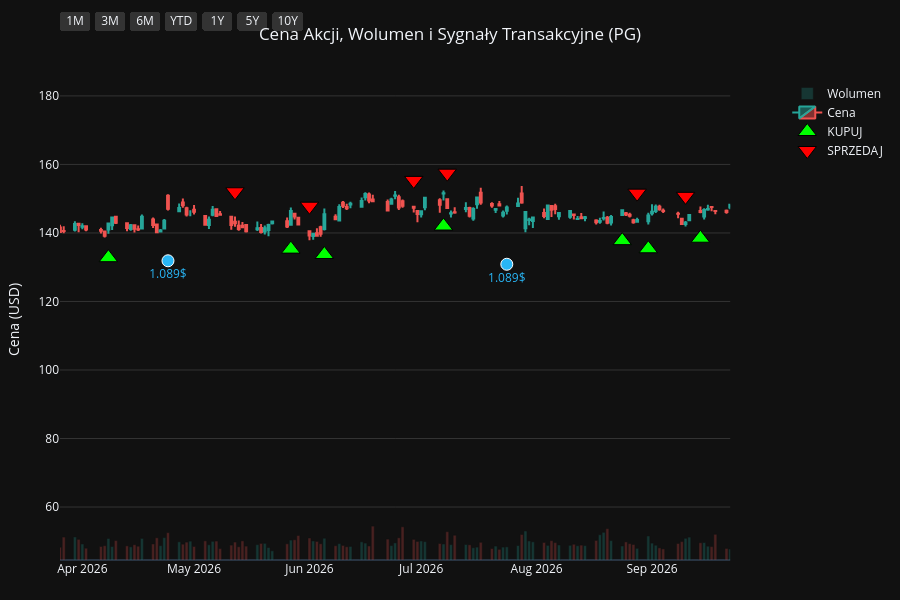
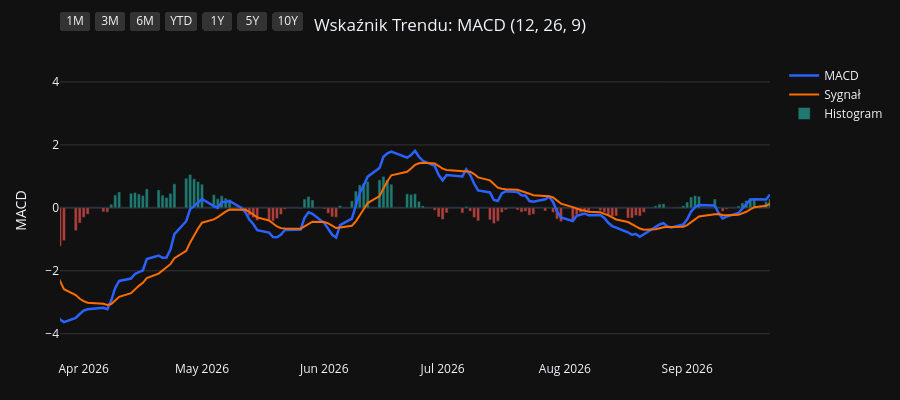
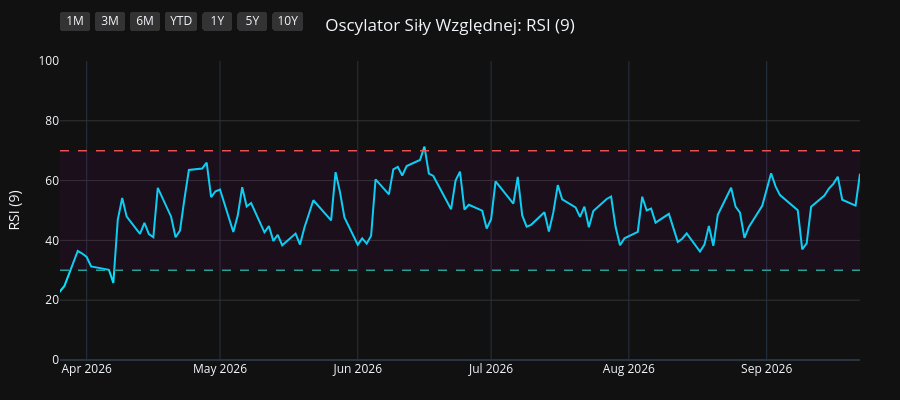
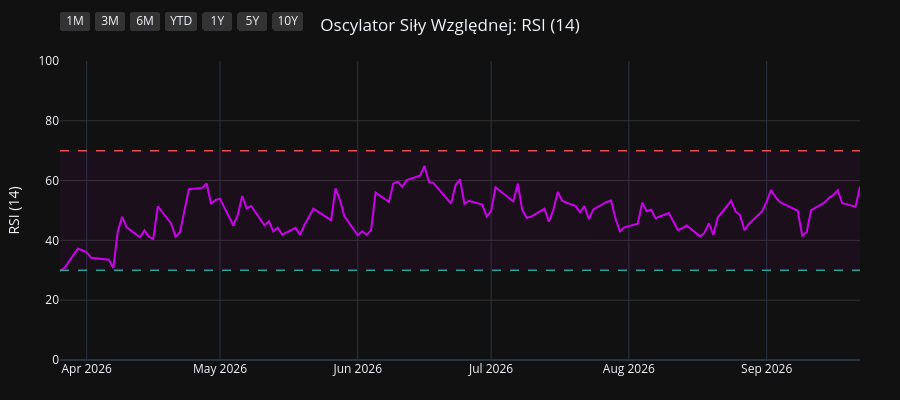

Notebook cell for these charts, in order:
### Code cell
import os
import yfinance as yf
import pandas as pd
import pandas_ta as ta
import plotly.graph_objects as go
from plotly.subplots import make_subplots

# 1. Pobranie i przygotowanie danych
symbol = os.environ.get("STOCK_TICKER", "").strip().upper()
if not symbol:
    raise RuntimeError("Set STOCK_TICKER before running price_extractor.ipynb")
df = yf.Ticker(symbol).history(period="10y")
df.index = df.index.tz_localize(None)

# Wskaźniki i sygnały
df.ta.macd(fast=12, slow=26, signal=9, append=True)
df.ta.rsi(length=9, append=True)
df.ta.rsi(length=14, append=True)
df.ta.rsi(length=21, append=True)
df.dropna(inplace=True)

macd = df['MACD_12_26_9']
signal = df['MACDs_12_26_9']
wczorajszy_macd = macd.shift(1)
wczorajszy_signal = signal.shift(1)

df['Decyzja'] = 'BRAK'
df.loc[(macd > signal) & (wczorajszy_macd <= wczorajszy_signal), 'Decyzja'] = 'KUPUJ'
df.loc[(macd < signal) & (wczorajszy_macd >= wczorajszy_signal), 'Decyzja'] = 'SPRZEDAJ'

df_kupuj = df[df['Decyzja'] == 'KUPUJ']
df_sprzedaj = df[df['Decyzja'] == 'SPRZEDAJ']
df_dywidendy = df[df['Dividends'] > 0]
df_splity = df[df['Stock Splits'] > 0]

# Wspólna konfiguracja osi X
konfiguracja_osi_x = dict(
    type="date",
    showspikes=True, spikemode="across", spikesnap="cursor", spikedash="dot", spikecolor="#ffffff", spikethickness=1, hoverformat="%Y-%m-%d",
    rangeselector=dict(
        buttons=list([
            dict(count=1, label="1M", step="month", stepmode="backward"),
            dict(count=3, label="3M", step="month", stepmode="backward"),
            dict(count=6, label="6M", step="month", stepmode="backward"),
            dict(count=1, label="YTD", step="year", stepmode="todate"),
            dict(count=1, label="1Y", step="year", stepmode="backward"),
            dict(count=5, label="5Y", step="year", stepmode="backward"),
            dict(step="all", label="10Y")
        ]),
        bgcolor="#333333", activecolor="#2962ff", x=0, y=1.1
    )
)

# ==========================================
# WYKRES 1: CENA + WOLUMEN + SYGNAŁY
# ==========================================
fig1 = make_subplots(specs=[[{"secondary_y": True}]])

kolory_wolumenu = ['#26a69a' if row['Close'] >= row['Open'] else '#ef5350' for index, row in df.iterrows()]
fig1.add_trace(go.Bar(x=df.index, y=df['Volume'], marker_color=kolory_wolumenu, opacity=0.25, name='Wolumen'), secondary_y=True)
fig1.add_trace(go.Candlestick(x=df.index, open=df['Open'], high=df['High'], low=df['Low'], close=df['Close'], name='Cena', increasing_line_color='#26a69a', decreasing_line_color='#ef5350'), secondary_y=False)
fig1.add_trace(go.Scatter(x=df_kupuj.index, y=df_kupuj['Low'] * 0.95, customdata=df_kupuj[['Low', 'High']], mode='markers', marker=dict(symbol='triangle-up', size=16, color='#00ff00', line=dict(width=1, color='black')), name='KUPUJ', hovertemplate='KUPUJ<br>Najniższa: %{customdata[0]:.2f}<br>Najwyższa: %{customdata[1]:.2f}<extra></extra>'), secondary_y=False)
fig1.add_trace(go.Scatter(x=df_sprzedaj.index, y=df_sprzedaj['High'] * 1.05, customdata=df_sprzedaj[['Low', 'High']], mode='markers', marker=dict(symbol='triangle-down', size=16, color='#ff0000', line=dict(width=1, color='black')), name='SPRZEDAJ', hovertemplate='SPRZEDAJ<br>Najniższa: %{customdata[0]:.2f}<br>Najwyższa: %{customdata[1]:.2f}<extra></extra>'), secondary_y=False)

if not df_dywidendy.empty:
    fig1.add_trace(go.Scatter(x=df_dywidendy.index, y=df_dywidendy['Low'] * 0.90, mode='markers+text', marker=dict(symbol='circle', size=12, color='#29b6f6', line=dict(width=1, color='white')), text=df_dywidendy['Dividends'].apply(lambda x: f"{x}$"), textposition="bottom center", name='Dywidenda', showlegend=False, hovertemplate='Dywidenda: %{text}<extra></extra>', textfont=dict(color="#29b6f6")), secondary_y=False)
if not df_splity.empty:
                    fig1.add_trace(go.Scatter(x=df_splity.index, y=df_splity['High'], mode='markers+text', marker=dict(symbol='star', size=16, color='#ffee58', line=dict(width=1, color='black')), text=df_splity['Stock Splits'].apply(lambda x: f"{x:g}:1" if x >= 1 else f"1:{1 / x:g}"), textposition="top center", name='Split', hovertemplate='%{text}<extra></extra>', textfont=dict(color="#ffee58")), secondary_y=False)

fig1.update_layout(title=dict(text=f"Cena Akcji, Wolumen i Sygnały Transakcyjne ({symbol})", x=0.5, xanchor='center'), dragmode='pan', xaxis_rangeslider_visible=False, template='plotly_dark', height=600, hovermode='x unified', margin=dict(l=60, r=40, t=60, b=40))
fig1.update_xaxes(**konfiguracja_osi_x)
fig1.update_xaxes(range=[df.index.max() - pd.Timedelta(days=180), df.index.max()])
fig1.update_yaxes(title_text="Cena (USD)", secondary_y=False, gridcolor='#333333')
fig1.update_yaxes(range=[0, df['Volume'].max() * 4], showgrid=False, showticklabels=False, secondary_y=True)
fig1.show(config={'scrollZoom': True})

# ==========================================
# WYKRES 2: WSKAŹNIK MACD
# ==========================================
fig2 = go.Figure()
fig2.add_trace(go.Scatter(x=df.index, y=df['MACD_12_26_9'], line=dict(color='#2962ff', width=2.5), name='MACD'))
fig2.add_trace(go.Scatter(x=df.index, y=df['MACDs_12_26_9'], line=dict(color='#ff6d00', width=2), name='Sygnał'))
kolory_macd = ['#26a69a' if val >= 0 else '#ef5350' for val in df['MACDh_12_26_9']]
fig2.add_trace(go.Bar(x=df.index, y=df['MACDh_12_26_9'], marker_color=kolory_macd, name='Histogram', opacity=0.7))
fig2.update_layout(title=dict(text="Wskaźnik Trendu: MACD (12, 26, 9)", x=0.5, xanchor='center'), dragmode='pan', xaxis_rangeslider_visible=False, template='plotly_dark', height=400, hovermode='x unified', margin=dict(l=60, r=40, t=60, b=40))
fig2.update_xaxes(**konfiguracja_osi_x)
fig2.update_xaxes(range=[df.index.max() - pd.Timedelta(days=180), df.index.max()])
fig2.update_yaxes(title_text="MACD", gridcolor='#333333')
fig2.show(config={'scrollZoom': True})

# ==========================================
# WYKRES 3: OSCYLATOR RSI (9)
# ==========================================
fig3 = go.Figure()
fig3.add_trace(go.Scatter(x=df.index, y=df['RSI_9'], line=dict(color='#00e5ff', width=2), name='RSI (9)'))
fig3.add_hline(y=70, line_dash="dash", line_color="#ef5350", line_width=1.5)
fig3.add_hline(y=30, line_dash="dash", line_color="#26a69a", line_width=1.5)
fig3.add_hrect(y0=30, y1=70, line_width=0, fillcolor="purple", opacity=0.1)
fig3.update_layout(title=dict(text="Oscylator Siły Względnej: RSI (9)", x=0.5, xanchor='center'), dragmode='pan', xaxis_rangeslider_visible=False, template='plotly_dark', height=400, hovermode='x unified', margin=dict(l=60, r=40, t=60, b=40))
fig3.update_xaxes(**konfiguracja_osi_x)
fig3.update_xaxes(range=[df.index.max() - pd.Timedelta(days=180), df.index.max()])
fig3.update_yaxes(title_text="RSI (9)", range=[0, 100], gridcolor='#333333')
fig3.show(config={'scrollZoom': True})

# ==========================================
# WYKRES 4: OSCYLATOR RSI (14)
# ==========================================
fig4 = go.Figure()
fig4.add_trace(go.Scatter(x=df.index, y=df['RSI_14'], line=dict(color='#d500f9', width=2), name='RSI (14)'))
fig4.add_hline(y=70, line_dash="dash", line_color="#ef5350", line_width=1.5)
fig4.add_hline(y=30, line_dash="dash", line_color="#26a69a", line_width=1.5)
fig4.add_hrect(y0=30, y1=70, line_width=0, fillcolor="purple", opacity=0.1)
fig4.update_layout(title=dict(text="Oscylator Siły Względnej: RSI (14)", x=0.5, xanchor='center'), dragmode='pan', xaxis_rangeslider_visible=False, template='plotly_dark', height=400, hovermode='x unified', margin=dict(l=60, r=40, t=60, b=40))
fig4.update_xaxes(**konfiguracja_osi_x)
fig4.update_xaxes(range=[df.index.max() - pd.Timedelta(days=180), df.index.max()])
fig4.update_yaxes(title_text="RSI (14)", range=[0, 100], gridcolor='#333333')
fig4.show(config={'scrollZoom': True})

# ==========================================
# WYKRES 5: OSCYLATOR RSI (21)
# ==========================================
fig5 = go.Figure()
fig5.add_trace(go.Scatter(x=df.index, y=df['RSI_21'], line=dict(color='#64dd17', width=2), name='RSI (21)'))
fig5.add_hline(y=70, line_dash="dash", line_color="#ef5350", line_width=1.5)
fig5.add_hline(y=30, line_dash="dash", line_color="#26a69a", line_width=1.5)
fig5.add_hrect(y0=30, y1=70, line_width=0, fillcolor="purple", opacity=0.1)
fig5.update_layout(title=dict(text="Oscylator Siły Względnej: RSI (21)", x=0.5, xanchor='center'), dragmode='pan', xaxis_rangeslider_visible=False, template='plotly_dark', height=400, hovermode='x unified', margin=dict(l=60, r=40, t=60, b=40))
fig5.update_xaxes(**konfiguracja_osi_x)
fig5.update_xaxes(range=[df.index.max() - pd.Timedelta(days=180), df.index.max()])
fig5.update_yaxes(title_text="RSI (21)", range=[0, 100], gridcolor='#333333')
fig5.show(config={'scrollZoom': True})

### Figure 1 — Plotly figure (JSON) as saved in the notebook; plotly's stock layout.template omitted (floating-point values rounded to 4 significant figures; data arrays with more than 128 entries replaced by an {"elided": "..."} marker saying what was removed)
{"data": [{"marker": {"color": {"elided": "2479 str values"}}, "name": "Wolumen", "opacity": 0.25, "type": "bar", "x": {"elided": "2479 str values"}, "xaxis": "x", "y": {"elided": "2479 int values"}, "yaxis": "y2"}, {"close": {"elided": "2479 float values"}, "decreasing": {"line": {"color": "#ef5350"}}, "high": {"elided": "2479 float values"}, "increasing": {"line": {"color": "#26a69a"}}, "low": {"elided": "2479 float values"}, "name": "Cena", "open": {"elided": "2479 float values"}, "type": "candlestick", "x": {"elided": "2479 str values"}, "xaxis": "x", "yaxis": "y"}, {"customdata": {"elided": "103x2 float values"}, "hovertemplate": "KUPUJ<br>Najniższa: %{customdata[0]:.2f}<br>Najwyższa: %{customdata[1]:.2f}<extra></extra>", "marker": {"color": "#00ff00", "line": {"color": "black", "width": 1}, "size": 16, "symbol": "triangle-up"}, "mode": "markers", "name": "KUPUJ", "type": "scatter", "x": ["2016-11-28T00:00:00", "2017-01-17T00:00:00", "2017-02-15T00:00:00", "2017-04-18T00:00:00", "2017-04-25T00:00:00", "2017-05-19T00:00:00", "2017-07-18T00:00:00", "2017-09-20T00:00:00", "2017-10-13T00:00:00", "2017-11-08T00:00:00", "2018-01-22T00:00:00", "2018-02-20T00:00:00", "2018-02-22T00:00:00", "2018-03-02T00:00:00", "2018-03-28T00:00:00", "2018-05-09T00:00:00", "2018-07-27T00:00:00", "2018-08-16T00:00:00", "2018-09-19T00:00:00", "2018-10-19T00:00:00", "2018-12-14T00:00:00", "2019-01-18T00:00:00", "2019-01-23T00:00:00", "2019-03-14T00:00:00", "2019-04-08T00:00:00", "2019-04-15T00:00:00", "2019-05-16T00:00:00", "2019-06-07T00:00:00", "2019-07-03T00:00:00", "2019-07-30T00:00:00", "2019-08-16T00:00:00", "2019-08-27T00:00:00", "2019-09-26T00:00:00", "2019-10-23T00:00:00", "2019-11-19T00:00:00", "2019-11-26T00:00:00", "2020-01-15T00:00:00", "2020-02-05T00:00:00", "2020-02-21T00:00:00", "2020-03-30T00:00:00", "2020-05-28T00:00:00", "2020-07-01T00:00:00", "2020-08-25T00:00:00", "2020-10-06T00:00:00", "2020-11-06T00:00:00", "2020-11-12T00:00:00", "2020-12-17T00:00:00", "2021-02-10T00:00:00", "2021-03-08T00:00:00", "2021-05-10T00:00:00", "2021-06-28T00:00:00", "2021-08-13T00:00:00", "2021-09-14T00:00:00", "2021-10-11T00:00:00", "2021-10-26T00:00:00", "2021-12-06T00:00:00", "2022-02-03T00:00:00", "2022-03-18T00:00:00", "2022-06-02T00:00:00", "2022-06-23T00:00:00", "2022-07-25T00:00:00", "2022-08-03T00:00:00", "2022-10-17T00:00:00", "2023-02-17T00:00:00", "2023-04-21T00:00:00", "2023-06-13T00:00:00", "2023-07-20T00:00:00", "2023-09-18T00:00:00", "2023-10-16T00:00:00", "2023-11-30T00:00:00", "2023-12-28T00:00:00", "2024-02-23T00:00:00", "2024-04-19T00:00:00", "2024-06-10T00:00:00", "2024-06-18T00:00:00", "2024-07-17T00:00:00", "2024-08-05T00:00:00", "2024-08-20T00:00:00", "2024-08-30T00:00:00", "2024-10-15T00:00:00", "2024-11-13T00:00:00", "2025-01-22T00:00:00", "2025-02-21T00:00:00", "2025-04-01T00:00:00", "2025-04-14T00:00:00", "2025-05-15T00:00:00", "2025-07-02T00:00:00", "2025-07-22T00:00:00", "2025-08-11T00:00:00", "2025-09-17T00:00:00", "2025-10-20T00:00:00", "2025-11-13T00:00:00", "2025-11-18T00:00:00", "2025-12-16T00:00:00", "2026-01-12T00:00:00", "2026-02-23T00:00:00", "2026-04-08T00:00:00", "2026-05-27T00:00:00", "2026-06-05T00:00:00", "2026-07-07T00:00:00", "2026-08-24T00:00:00", "2026-08-31T00:00:00", "2026-09-14T00:00:00"], "xaxis": "x", "y": [60.34, 61.15, 66.0, 66.39, 66.25, 63.44, 64.76, 70.02, 69.1, 65.26, 68.77, 61.42, 60.74, 59.41, 59.06, 54.85, 61.31, 63.51, 64.63, 66.05, 74.74, 71.42, 73.46, 79.02, 81.2, 82.21, 84.21, 85.12, 88.36, 94.47, 93.51, 95.25, 98.23, 97.5, 96.94, 96.36, 100.0, 101.0, 101.4, 88.71, 93.11, 96.36, 112.4, 113.2, 116.8, 115.7, 113.1, 105.6, 103.4, 112.7, 111.9, 119.2, 121.1, 118.4, 118.7, 126.3, 136.6, 125.3, 121.2, 118.1, 121.9, 120.5, 107.7, 118.4, 134.8, 125.9, 130.0, 134.8, 127.7, 132.6, 128.1, 142.4, 137.4, 148.6, 149.4, 149.7, 150.0, 151.3, 152.7, 155.6, 150.0, 148.9, 151.1, 154.0, 151.0, 145.5, 146.5, 143.0, 141.5, 146.2, 139.6, 137.2, 135.2, 134.4, 131.7, 150.0, 132.8, 135.3, 133.7, 142.0, 137.8, 135.4, 138.5], "yaxis": "y"}, {"customdata": {"elided": "103x2 float values"}, "hovertemplate": "SPRZEDAJ<br>Najniższa: %{customdata[0]:.2f}<br>Najwyższa: %{customdata[1]:.2f}<extra></extra>", "marker": {"color": "#ff0000", "line": {"color": "black", "width": 1}, "size": 16, "symbol": "triangle-down"}, "mode": "markers", "name": "SPRZEDAJ", "type": "scatter", "x": ["2016-11-10T00:00:00", "2017-01-10T00:00:00", "2017-02-14T00:00:00", "2017-03-02T00:00:00", "2017-04-21T00:00:00", "2017-04-26T00:00:00", "2017-06-27T00:00:00", "2017-08-23T00:00:00", "2017-09-21T00:00:00", "2017-10-20T00:00:00", "2018-01-02T00:00:00", "2018-01-23T00:00:00", "2018-02-21T00:00:00", "2018-03-01T00:00:00", "2018-03-22T00:00:00", "2018-04-19T00:00:00", "2018-07-19T00:00:00", "2018-08-10T00:00:00", "2018-08-23T00:00:00", "2018-09-25T00:00:00", "2018-11-20T00:00:00", "2018-12-17T00:00:00", "2019-01-22T00:00:00", "2019-02-25T00:00:00", "2019-04-04T00:00:00", "2019-04-10T00:00:00", "2019-04-23T00:00:00", "2019-05-22T00:00:00", "2019-06-27T00:00:00", "2019-07-23T00:00:00", "2019-08-05T00:00:00", "2019-08-23T00:00:00", "2019-09-10T00:00:00", "2019-10-02T00:00:00", "2019-11-05T00:00:00", "2019-11-22T00:00:00", "2019-12-23T00:00:00", "2020-01-31T00:00:00", "2020-02-11T00:00:00", "2020-02-24T00:00:00", "2020-04-29T00:00:00", "2020-06-24T00:00:00", "2020-08-19T00:00:00", "2020-08-26T00:00:00", "2020-10-22T00:00:00", "2020-11-09T00:00:00", "2020-11-18T00:00:00", "2021-01-13T00:00:00", "2021-02-26T00:00:00", "2021-04-14T00:00:00", "2021-05-27T00:00:00", "2021-08-11T00:00:00", "2021-08-23T00:00:00", "2021-09-16T00:00:00", "2021-10-21T00:00:00", "2021-11-30T00:00:00", "2022-01-06T00:00:00", "2022-02-07T00:00:00", "2022-05-02T00:00:00", "2022-06-09T00:00:00", "2022-07-20T00:00:00", "2022-07-29T00:00:00", "2022-08-24T00:00:00", "2022-12-15T00:00:00", "2023-04-18T00:00:00", "2023-05-04T00:00:00", "2023-07-11T00:00:00", "2023-08-14T00:00:00", "2023-09-20T00:00:00", "2023-11-20T00:00:00", "2023-12-05T00:00:00", "2024-02-12T00:00:00", "2024-02-26T00:00:00", "2024-05-23T00:00:00", "2024-06-12T00:00:00", "2024-06-25T00:00:00", "2024-07-30T00:00:00", "2024-08-15T00:00:00", "2024-08-28T00:00:00", "2024-09-18T00:00:00", "2024-10-23T00:00:00", "2024-12-09T00:00:00", "2025-02-18T00:00:00", "2025-03-12T00:00:00", "2025-04-04T00:00:00", "2025-04-24T00:00:00", "2025-06-06T00:00:00", "2025-07-09T00:00:00", "2025-07-31T00:00:00", "2025-09-15T00:00:00", "2025-09-18T00:00:00", "2025-11-04T00:00:00", "2025-11-17T00:00:00", "2025-12-04T00:00:00", "2026-01-05T00:00:00", "2026-02-19T00:00:00", "2026-03-03T00:00:00", "2026-05-12T00:00:00", "2026-06-01T00:00:00", "2026-06-29T00:00:00", "2026-07-08T00:00:00", "2026-08-28T00:00:00", "2026-09-10T00:00:00"], "xaxis": "x", "y": [69.06, 68.04, 71.65, 74.39, 73.07, 73.66, 73.13, 76.43, 77.95, 74.76, 76.4, 75.54, 68.5, 66.39, 64.91, 63.99, 67.53, 69.72, 71.29, 71.98, 80.69, 83.02, 79.56, 87.1, 89.89, 91.05, 90.91, 93.48, 96.29, 102.0, 102.2, 105.6, 106.5, 108.7, 105.8, 106.7, 111.3, 113.0, 112.4, 112.6, 105.7, 105.7, 122.9, 125.6, 129.4, 133.2, 128.8, 125.1, 115.7, 123.8, 126.9, 132.3, 134.2, 134.1, 131.2, 138.0, 153.5, 151.6, 152.2, 138.0, 135.5, 134.7, 139.2, 144.7, 145.3, 151.0, 143.7, 152.8, 150.2, 147.5, 149.0, 154.9, 158.4, 166.2, 165.8, 167.0, 161.5, 168.8, 170.3, 175.0, 170.3, 173.9, 166.9, 173.0, 174.8, 163.1, 167.4, 160.3, 155.0, 161.7, 162.2, 153.6, 152.0, 151.4, 145.2, 165.5, 167.8, 152.0, 147.8, 155.3, 157.4, 151.6, 150.7], "yaxis": "y"}, {"hovertemplate": "Dywidenda: %{text}<extra></extra>", "marker": {"color": "#29b6f6", "line": {"color": "white", "width": 1}, "size": 12, "symbol": "circle"}, "mode": "markers+text", "name": "Dywidenda", "showlegend": false, "text": ["0.67$", "0.69$", "0.69$", "0.69$", "0.69$", "0.717$", "0.717$", "0.717$", "0.717$", "0.746$", "0.746$", "0.746$", "0.746$", "0.791$", "0.791$", "0.791$", "0.791$", "0.87$", "0.87$", "0.87$", "0.87$", "0.913$", "0.913$", "0.913$", "0.913$", "0.941$", "0.941$", "0.941$", "0.941$", "1.007$", "1.007$", "1.007$", "1.007$", "1.057$", "1.057$", "1.057$", "1.057$", "1.089$", "1.089$"], "textfont": {"color": "#29b6f6"}, "textposition": "bottom center", "type": "scatter", "x": ["2017-01-18T00:00:00", "2017-04-19T00:00:00", "2017-07-19T00:00:00", "2017-10-19T00:00:00", "2018-01-18T00:00:00", "2018-04-19T00:00:00", "2018-07-19T00:00:00", "2018-10-18T00:00:00", "2019-01-17T00:00:00", "2019-04-17T00:00:00", "2019-07-18T00:00:00", "2019-10-17T00:00:00", "2020-01-23T00:00:00", "2020-04-23T00:00:00", "2020-07-23T00:00:00", "2020-10-22T00:00:00", "2021-01-21T00:00:00", "2021-04-22T00:00:00", "2021-07-22T00:00:00", "2021-10-21T00:00:00", "2022-01-20T00:00:00", "2022-04-21T00:00:00", "2022-07-21T00:00:00", "2022-10-20T00:00:00", "2023-01-19T00:00:00", "2023-04-20T00:00:00", "2023-07-20T00:00:00", "2023-10-19T00:00:00", "2024-01-18T00:00:00", "2024-04-18T00:00:00", "2024-07-19T00:00:00", "2024-10-18T00:00:00", "2025-01-24T00:00:00", "2025-04-21T00:00:00", "2025-07-18T00:00:00", "2025-10-24T00:00:00", "2026-01-23T00:00:00", "2026-04-24T00:00:00", "2026-07-24T00:00:00"], "xaxis": "x", "y": [58.89, 62.78, 61.93, 64.92, 64.36, 53.75, 56.93, 58.99, 67.15, 78.85, 86.48, 88.36, 94.3, 90.63, 97.04, 109.6, 102.0, 105.4, 108.2, 110.8, 128.2, 130.8, 112.6, 103.4, 116.8, 124.3, 123.2, 123.2, 123.7, 132.2, 142.5, 144.5, 140.8, 142.7, 134.3, 133.4, 132.8, 131.9, 130.9], "yaxis": "y"}], "layout": {"dragmode": "pan", "height": 600, "hovermode": "x unified", "margin": {"b": 40, "l": 60, "r": 40, "t": 60}, "title": {"text": "Cena Akcji, Wolumen i Sygnały Transakcyjne (PG)", "x": 0.5, "xanchor": "center"}, "xaxis": {"anchor": "y", "domain": [0.0, 0.94], "hoverformat": "%Y-%m-%d", "range": ["2026-03-26T00:00:00", "2026-09-22T00:00:00"], "rangeselector": {"activecolor": "#2962ff", "bgcolor": "#333333", "buttons": [{"count": 1, "label": "1M", "step": "month", "stepmode": "backward"}, {"count": 3, "label": "3M", "step": "month", "stepmode": "backward"}, {"count": 6, "label": "6M", "step": "month", "stepmode": "backward"}, {"count": 1, "label": "YTD", "step": "year", "stepmode": "todate"}, {"count": 1, "label": "1Y", "step": "year", "stepmode": "backward"}, {"count": 5, "label": "5Y", "step": "year", "stepmode": "backward"}, {"label": "10Y", "step": "all"}], "x": 0, "y": 1.1}, "rangeslider": {"visible": false}, "showspikes": true, "spikecolor": "#ffffff", "spikedash": "dot", "spikemode": "across", "spikesnap": "cursor", "spikethickness": 1, "type": "date"}, "yaxis": {"anchor": "x", "domain": [0.0, 1.0], "gridcolor": "#333333", "title": {"text": "Cena (USD)"}}, "yaxis2": {"anchor": "x", "overlaying": "y", "range": [0, 242483600], "showgrid": false, "showticklabels": false, "side": "right"}}}

### Figure 2 — Plotly figure (JSON) as saved in the notebook; plotly's stock layout.template omitted (floating-point values rounded to 4 significant figures; data arrays with more than 128 entries replaced by an {"elided": "..."} marker saying what was removed)
{"data": [{"line": {"color": "#2962ff", "width": 2.5}, "name": "MACD", "type": "scatter", "x": {"elided": "2479 str values"}, "y": {"elided": "2479 float values"}}, {"line": {"color": "#ff6d00", "width": 2}, "name": "Sygnał", "type": "scatter", "x": {"elided": "2479 str values"}, "y": {"elided": "2479 float values"}}, {"marker": {"color": {"elided": "2479 str values"}}, "name": "Histogram", "opacity": 0.7, "type": "bar", "x": {"elided": "2479 str values"}, "y": {"elided": "2479 float values"}}], "layout": {"dragmode": "pan", "height": 400, "hovermode": "x unified", "margin": {"b": 40, "l": 60, "r": 40, "t": 60}, "title": {"text": "Wskaźnik Trendu: MACD (12, 26, 9)", "x": 0.5, "xanchor": "center"}, "xaxis": {"hoverformat": "%Y-%m-%d", "range": ["2026-03-26T00:00:00", "2026-09-22T00:00:00"], "rangeselector": {"activecolor": "#2962ff", "bgcolor": "#333333", "buttons": [{"count": 1, "label": "1M", "step": "month", "stepmode": "backward"}, {"count": 3, "label": "3M", "step": "month", "stepmode": "backward"}, {"count": 6, "label": "6M", "step": "month", "stepmode": "backward"}, {"count": 1, "label": "YTD", "step": "year", "stepmode": "todate"}, {"count": 1, "label": "1Y", "step": "year", "stepmode": "backward"}, {"count": 5, "label": "5Y", "step": "year", "stepmode": "backward"}, {"label": "10Y", "step": "all"}], "x": 0, "y": 1.1}, "rangeslider": {"visible": false}, "showspikes": true, "spikecolor": "#ffffff", "spikedash": "dot", "spikemode": "across", "spikesnap": "cursor", "spikethickness": 1, "type": "date"}, "yaxis": {"gridcolor": "#333333", "title": {"text": "MACD"}}}}

### Figure 3 — Plotly figure (JSON) as saved in the notebook; plotly's stock layout.template omitted (floating-point values rounded to 4 significant figures; data arrays with more than 128 entries replaced by an {"elided": "..."} marker saying what was removed)
{"data": [{"line": {"color": "#00e5ff", "width": 2}, "name": "RSI (9)", "type": "scatter", "x": {"elided": "2479 str values"}, "y": {"elided": "2479 float values"}}], "layout": {"dragmode": "pan", "height": 400, "hovermode": "x unified", "margin": {"b": 40, "l": 60, "r": 40, "t": 60}, "shapes": [{"line": {"color": "#ef5350", "dash": "dash", "width": 1.5}, "type": "line", "x0": 0, "x1": 1, "xref": "x domain", "y0": 70, "y1": 70, "yref": "y"}, {"line": {"color": "#26a69a", "dash": "dash", "width": 1.5}, "type": "line", "x0": 0, "x1": 1, "xref": "x domain", "y0": 30, "y1": 30, "yref": "y"}, {"fillcolor": "purple", "line": {"width": 0}, "opacity": 0.1, "type": "rect", "x0": 0, "x1": 1, "xref": "x domain", "y0": 30, "y1": 70, "yref": "y"}], "title": {"text": "Oscylator Siły Względnej: RSI (9)", "x": 0.5, "xanchor": "center"}, "xaxis": {"hoverformat": "%Y-%m-%d", "range": ["2026-03-26T00:00:00", "2026-09-22T00:00:00"], "rangeselector": {"activecolor": "#2962ff", "bgcolor": "#333333", "buttons": [{"count": 1, "label": "1M", "step": "month", "stepmode": "backward"}, {"count": 3, "label": "3M", "step": "month", "stepmode": "backward"}, {"count": 6, "label": "6M", "step": "month", "stepmode": "backward"}, {"count": 1, "label": "YTD", "step": "year", "stepmode": "todate"}, {"count": 1, "label": "1Y", "step": "year", "stepmode": "backward"}, {"count": 5, "label": "5Y", "step": "year", "stepmode": "backward"}, {"label": "10Y", "step": "all"}], "x": 0, "y": 1.1}, "rangeslider": {"visible": false}, "showspikes": true, "spikecolor": "#ffffff", "spikedash": "dot", "spikemode": "across", "spikesnap": "cursor", "spikethickness": 1, "type": "date"}, "yaxis": {"gridcolor": "#333333", "range": [0, 100], "title": {"text": "RSI (9)"}}}}

### Figure 4 — Plotly figure (JSON) as saved in the notebook; plotly's stock layout.template omitted (floating-point values rounded to 4 significant figures; data arrays with more than 128 entries replaced by an {"elided": "..."} marker saying what was removed)
{"data": [{"line": {"color": "#d500f9", "width": 2}, "name": "RSI (14)", "type": "scatter", "x": {"elided": "2479 str values"}, "y": {"elided": "2479 float values"}}], "layout": {"dragmode": "pan", "height": 400, "hovermode": "x unified", "margin": {"b": 40, "l": 60, "r": 40, "t": 60}, "shapes": [{"line": {"color": "#ef5350", "dash": "dash", "width": 1.5}, "type": "line", "x0": 0, "x1": 1, "xref": "x domain", "y0": 70, "y1": 70, "yref": "y"}, {"line": {"color": "#26a69a", "dash": "dash", "width": 1.5}, "type": "line", "x0": 0, "x1": 1, "xref": "x domain", "y0": 30, "y1": 30, "yref": "y"}, {"fillcolor": "purple", "line": {"width": 0}, "opacity": 0.1, "type": "rect", "x0": 0, "x1": 1, "xref": "x domain", "y0": 30, "y1": 70, "yref": "y"}], "title": {"text": "Oscylator Siły Względnej: RSI (14)", "x": 0.5, "xanchor": "center"}, "xaxis": {"hoverformat": "%Y-%m-%d", "range": ["2026-03-26T00:00:00", "2026-09-22T00:00:00"], "rangeselector": {"activecolor": "#2962ff", "bgcolor": "#333333", "buttons": [{"count": 1, "label": "1M", "step": "month", "stepmode": "backward"}, {"count": 3, "label": "3M", "step": "month", "stepmode": "backward"}, {"count": 6, "label": "6M", "step": "month", "stepmode": "backward"}, {"count": 1, "label": "YTD", "step": "year", "stepmode": "todate"}, {"count": 1, "label": "1Y", "step": "year", "stepmode": "backward"}, {"count": 5, "label": "5Y", "step": "year", "stepmode": "backward"}, {"label": "10Y", "step": "all"}], "x": 0, "y": 1.1}, "rangeslider": {"visible": false}, "showspikes": true, "spikecolor": "#ffffff", "spikedash": "dot", "spikemode": "across", "spikesnap": "cursor", "spikethickness": 1, "type": "date"}, "yaxis": {"gridcolor": "#333333", "range": [0, 100], "title": {"text": "RSI (14)"}}}}
